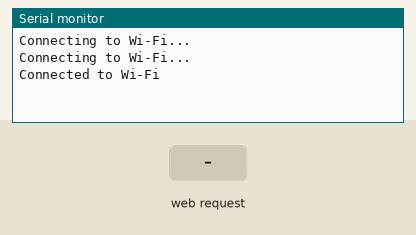
Simulated run of this sketch. Board: ESP32. On the bench: the last lines printed to the serial monitor. Inputs (shaded band) come from the test bench. WiFi joins after 1.5 s; servers stay silent unless stated.

Above: at 3.2 s.
3.3 s: HTTP request GET /sendData?data=1 received
At 3.9 s:
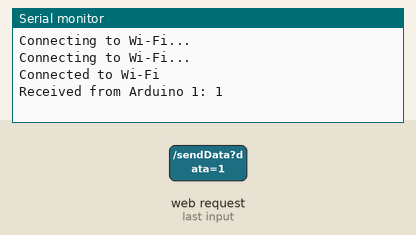
4.8 s: HTTP request GET /sendData?data=0 received
At 6.3 s:
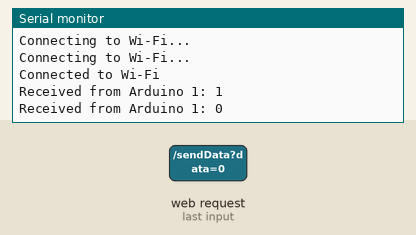

Measured:
- after the input at 3.3 s, the serial monitor: prints a new line at once (image 1)
- after the input at 4.8 s, the serial monitor: prints a new line at once (image 2)

The sketch:

esp.ino
```cpp
#include <WiFi.h>
#include <WebServer.h>

// Replace with your network credentials
const char* ssid = "Najah";              // Wi-Fi SSID
const char* username = "12028169";       // Wi-Fi username (for WPA2-Enterprise)
const char* password = "132119";       // Wi-Fi password

// Create a web server instance on port 80
WebServer server(80);

// Variables for the received data
String receivedData = "";

void setup() {
  Serial.begin(115200);  // For debugging

  // Connect to Wi-Fi with WPA2-Enterprise (using username and password)
  WiFi.begin(ssid, username, password);  // Use WiFi.begin with both username and password
  while (WiFi.status() != WL_CONNECTED) {
    delay(1000);
    Serial.println("Connecting to Wi-Fi...");
  }
  Serial.println("Connected to Wi-Fi");

  // Define the endpoint to receive data from Arduino 1
  server.on("/sendData", HTTP_GET, []() {
    if (server.hasArg("data")) {
      receivedData = server.arg("data");  // Get data from Arduino 1
      Serial.println("Received from Arduino 1: " + receivedData);

      // Forward the data to Arduino 2 (another Wi-Fi request)
      forwardToArduino2(receivedData);

      server.send(200, "text/plain", "Data received and forwarded.");
    } else {
      server.send(400, "text/plain", "No data received.");
    }
  });

  // Start the server
  server.begin();
}

void loop() {
  // Handle incoming HTTP requests
  server.handleClient();
}

// Function to forward data to Arduino 2 (via HTTP request)
void forwardToArduino2(String data) {
  // Assume Arduino 2 is accessible via its IP address in the same Wi-Fi network
  WiFiClient client;
  const char* arduino2IP = "192.168.1.100";  // Change this to Arduino 2's IP
  const int port = 80;

  if (client.connect(arduino2IP, port)) {
    String postData = "data=" + data;
    client.print(String("POST /receiveData HTTP/1.1\r\n") +
                 "Host: " + arduino2IP + "\r\n" +
                 "Content-Type: application/x-www-form-urlencoded\r\n" +
                 "Content-Length: " + postData.length() + "\r\n" +
                 "\r\n" + postData);
  }
  client.stop();
}
```
